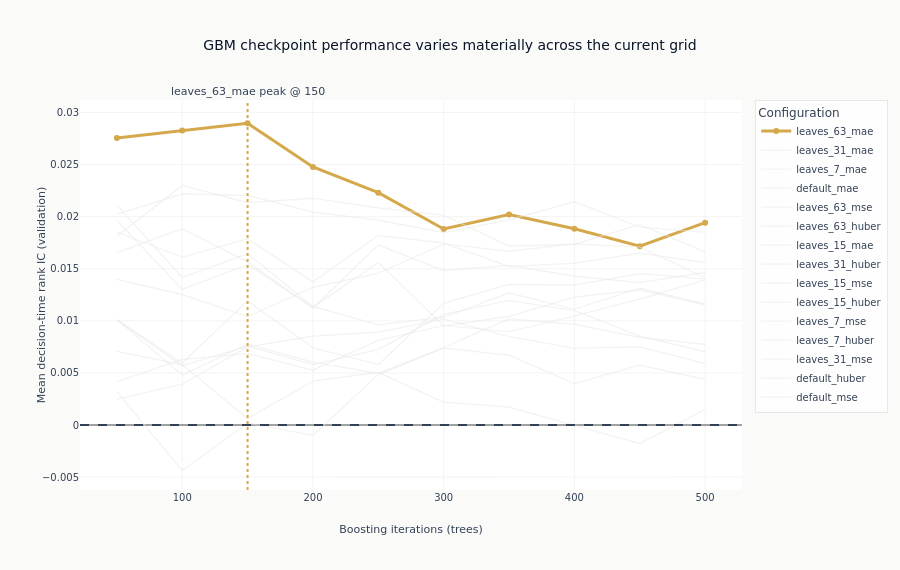

Notebook source saved alongside this figure:
### Markdown cell above
## 5. Learning Curves

A fresh run scores every checkpoint over the same complete validation timestamps
with the same decision-time IC definition. The cached replay reloads the saved
curves without loading a booster or fitting a model.

### Code cell
all_curves = pl.DataFrame([c for r in results for c in r["learning_curves"]])
if all_curves.height > 0:
    learning_figure = go.Figure()
    for row in results:
        config_curve = all_curves.filter(pl.col("config") == row["config_name"]).sort("iteration")
        is_leader = best is not None and row["config_name"] == best["config_name"]
        learning_figure.add_trace(
            go.Scatter(
                x=config_curve["iteration"].to_list(),
                y=config_curve["ic_mean"].to_list(),
                mode="lines+markers" if is_leader else "lines",
                name=row["config_name"],
                line=dict(
                    color=style.COLORS["amber"] if is_leader else style.COLORS["silver_muted"],
                    width=3 if is_leader else 1.2,
                ),
                marker=dict(size=6),
                opacity=1.0 if is_leader else 0.55,
            )
        )
    if best is not None:
        learning_figure.add_vline(
            x=best["best_iter"],
            line=dict(color=style.COLORS["amber"], dash="dot"),
            annotation_text=f"{best['config_name']} peak @ {best['best_iter']}",
            annotation_position="top",
        )
    learning_figure.add_hline(
        y=0.0,
        line=dict(color=style.COLORS["neutral"], dash="dash"),
    )
    learning_figure.update_layout(
        template="ml4t",
        title=(
            "GBM checkpoint performance varies materially across the current grid"
            if cached_mode
            else f"{best['config_name']} peaks at {best['best_iter']} trees on the current run"
        ),
        xaxis_title="Boosting iterations (trees)",
        yaxis_title="Mean decision-time rank IC (validation)",
        height=570,
        legend=dict(title="Configuration", font=dict(size=10)),
    )
    learning_figure.show()

### Figure 1 — Plotly figure (JSON) as saved in the notebook; plotly's stock layout.template omitted (floating-point values rounded to 4 significant figures)
{"data": [{"line": {"color": "#D4A84B", "width": 3}, "marker": {"size": 6}, "mode": "lines+markers", "name": "leaves_63_mae", "opacity": 1.0, "type": "scatter", "x": [50, 100, 150, 200, 250, 300, 350, 400, 450, 500], "y": [0.02755, 0.02828, 0.02897, 0.02477, 0.02231, 0.01882, 0.02021, 0.01884, 0.01716, 0.01942]}, {"line": {"color": "#e8e8e6", "width": 1.2}, "marker": {"size": 6}, "mode": "lines", "name": "leaves_31_mae", "opacity": 0.55, "type": "scatter", "x": [50, 100, 150, 200, 250, 300, 350, 400, 450, 500], "y": [0.01812, 0.023, 0.02134, 0.02177, 0.02084, 0.02014, 0.01717, 0.01737, 0.01925, 0.01662]}, {"line": {"color": "#e8e8e6", "width": 1.2}, "marker": {"size": 6}, "mode": "lines", "name": "leaves_7_mae", "opacity": 0.55, "type": "scatter", "x": [50, 100, 150, 200, 250, 300, 350, 400, 450, 500], "y": [0.02022, 0.02218, 0.02204, 0.02044, 0.01967, 0.01847, 0.01969, 0.02144, 0.01899, 0.0185]}, {"line": {"color": "#e8e8e6", "width": 1.2}, "marker": {"size": 6}, "mode": "lines", "name": "default_mae", "opacity": 0.55, "type": "scatter", "x": [50, 100, 150, 200, 250, 300, 350, 400, 450, 500], "y": [0.02111, 0.01416, 0.01644, 0.01139, 0.009616, 0.01035, 0.01269, 0.01111, 0.01313, 0.0116]}, {"line": {"color": "#e8e8e6", "width": 1.2}, "marker": {"size": 6}, "mode": "lines", "name": "leaves_63_mse", "opacity": 0.55, "type": "scatter", "x": [50, 100, 150, 200, 250, 300, 350, 400, 450, 500], "y": [0.01964, 0.01302, 0.01539, 0.01129, 0.0156, 0.009514, 0.01043, 0.01228, 0.01298, 0.01152]}, {"line": {"color": "#e8e8e6", "width": 1.2}, "marker": {"size": 6}, "mode": "lines", "name": "leaves_63_huber", "opacity": 0.55, "type": "scatter", "x": [50, 100, 150, 200, 250, 300, 350, 400, 450, 500], "y": [0.01653, 0.01885, 0.01566, 0.01123, 0.01728, 0.01482, 0.01532, 0.0143, 0.01366, 0.01466]}, {"line": {"color": "#e8e8e6", "width": 1.2}, "marker": {"size": 6}, "mode": "lines", "name": "leaves_15_mae", "opacity": 0.55, "type": "scatter", "x": [50, 100, 150, 200, 250, 300, 350, 400, 450, 500], "y": [0.01853, 0.01611, 0.01787, 0.01375, 0.01818, 0.01749, 0.01521, 0.01553, 0.0165, 0.01559]}, {"line": {"color": "#e8e8e6", "width": 1.2}, "marker": {"size": 6}, "mode": "lines", "name": "leaves_31_huber", "opacity": 0.55, "type": "scatter", "x": [50, 100, 150, 200, 250, 300, 350, 400, 450, 500], "y": [0.01398, 0.01251, 0.0104, 0.01322, 0.01457, 0.01738, 0.01668, 0.0174, 0.01709, 0.01413]}, {"line": {"color": "#e8e8e6", "width": 1.2}, "marker": {"size": 6}, "mode": "lines", "name": "leaves_15_mse", "opacity": 0.55, "type": "scatter", "x": [50, 100, 150, 200, 250, 300, 350, 400, 450, 500], "y": [0.01011, 0.005964, 0.0119, 0.007416, 0.005808, 0.01167, 0.0135, 0.01342, 0.01454, 0.01402]}, {"line": {"color": "#e8e8e6", "width": 1.2}, "marker": {"size": 6}, "mode": "lines", "name": "leaves_15_huber", "opacity": 0.55, "type": "scatter", "x": [50, 100, 150, 200, 250, 300, 350, 400, 450, 500], "y": [0.004156, 0.006304, 0.006864, 0.00528, 0.00814, 0.009552, 0.008952, 0.01047, 0.01208, 0.01392]}, {"line": {"color": "#e8e8e6", "width": 1.2}, "marker": {"size": 6}, "mode": "lines", "name": "leaves_7_mse", "opacity": 0.55, "type": "scatter", "x": [50, 100, 150, 200, 250, 300, 350, 400, 450, 500], "y": [0.01011, 0.005691, 0.007565, 0.005793, 0.007267, 0.01062, 0.01195, 0.01099, 0.008538, 0.007038]}, {"line": {"color": "#e8e8e6", "width": 1.2}, "marker": {"size": 6}, "mode": "lines", "name": "leaves_7_huber", "opacity": 0.55, "type": "scatter", "x": [50, 100, 150, 200, 250, 300, 350, 400, 450, 500], "y": [0.01012, 0.004795, 0.007755, 0.006037, 0.004951, 0.007437, 0.01018, 0.009656, 0.008405, 0.007738]}, {"line": {"color": "#e8e8e6", "width": 1.2}, "marker": {"size": 6}, "mode": "lines", "name": "leaves_31_mse", "opacity": 0.55, "type": "scatter", "x": [50, 100, 150, 200, 250, 300, 350, 400, 450, 500], "y": [0.002485, 0.003917, 0.007497, 0.008535, 0.008921, 0.01017, 0.008494, 0.00737, 0.007503, 0.0059]}, {"line": {"color": "#e8e8e6", "width": 1.2}, "marker": {"size": 6}, "mode": "lines", "name": "default_huber", "opacity": 0.55, "type": "scatter", "x": [50, 100, 150, 200, 250, 300, 350, 400, 450, 500], "y": [0.003215, -0.004368, 0.00019, -0.0009924, 0.004839, 0.007376, 0.00671, 0.003985, 0.005754, 0.004384]}, {"line": {"color": "#e8e8e6", "width": 1.2}, "marker": {"size": 6}, "mode": "lines", "name": "default_mse", "opacity": 0.55, "type": "scatter", "x": [50, 100, 150, 200, 250, 300, 350, 400, 450, 500], "y": [0.007068, 0.005801, 0.0006334, 0.004207, 0.005048, 0.002198, 0.001713, -6.274e-05, -0.001782, 0.001482]}], "layout": {"annotations": [{"showarrow": false, "text": "leaves_63_mae peak @ 150", "x": 150, "xanchor": "center", "xref": "x", "y": 1, "yanchor": "bottom", "yref": "y domain"}], "height": 570, "legend": {"font": {"size": 10}, "title": {"text": "Configuration"}}, "shapes": [{"line": {"color": "#D4A84B", "dash": "dot"}, "type": "line", "x0": 150, "x1": 150, "xref": "x", "y0": 0, "y1": 1, "yref": "y domain"}, {"line": {"color": "#334155", "dash": "dash"}, "type": "line", "x0": 0, "x1": 1, "xref": "x domain", "y0": 0.0, "y1": 0.0, "yref": "y"}], "title": {"text": "GBM checkpoint performance varies materially across the current grid"}, "xaxis": {"title": {"text": "Boosting iterations (trees)"}}, "yaxis": {"title": {"text": "Mean decision-time rank IC (validation)"}}}}
